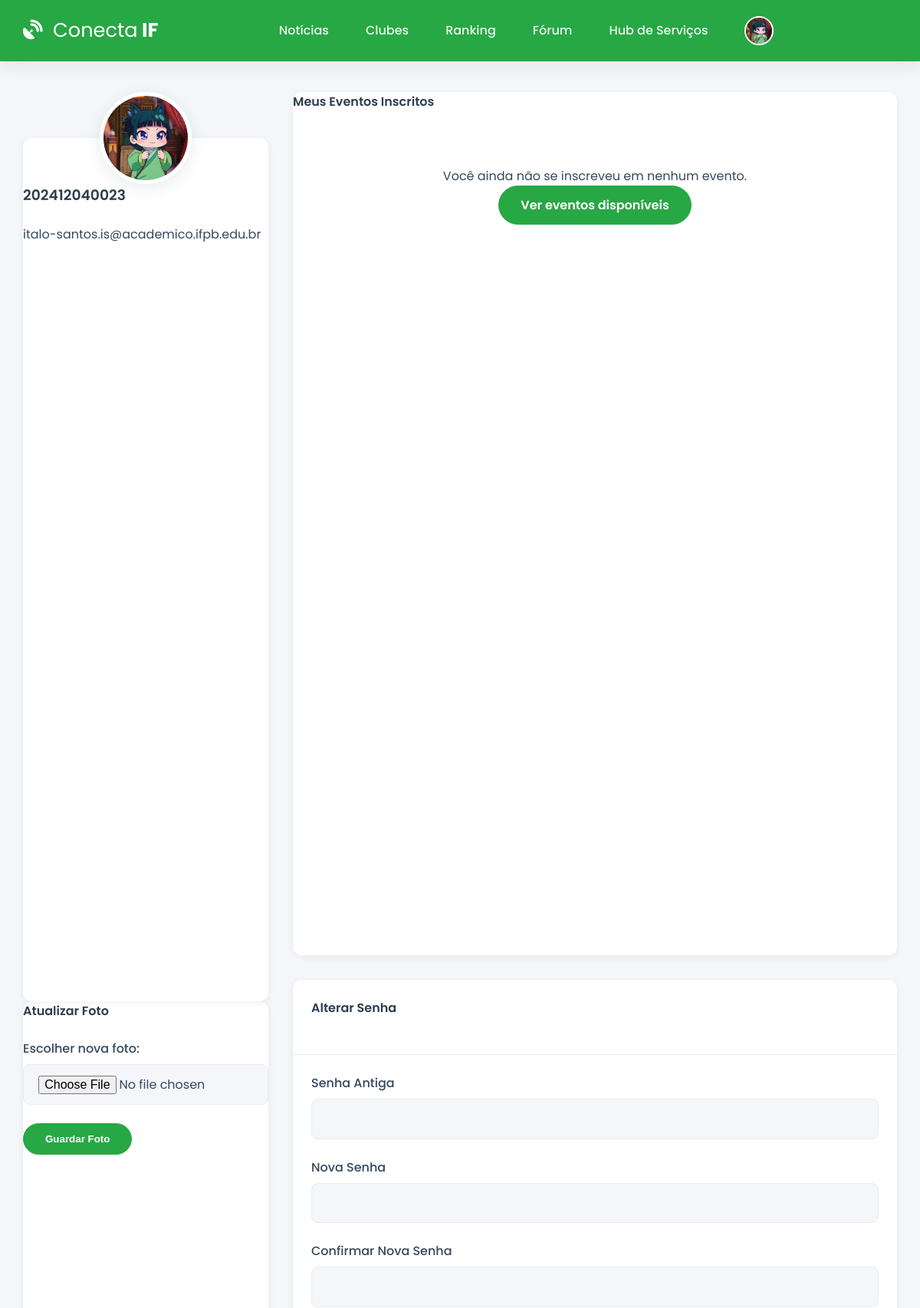
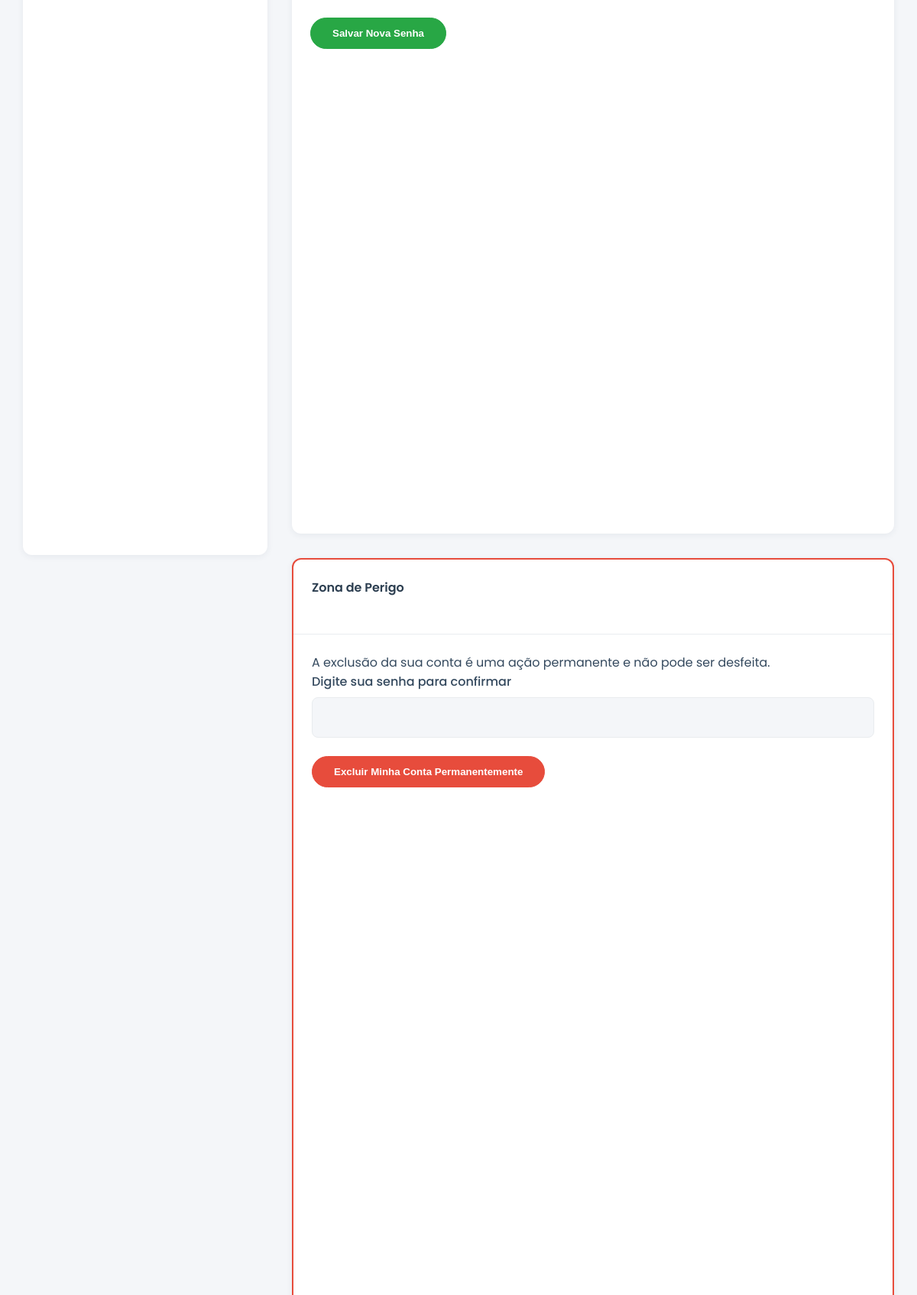
Page /account (signed in, upper part) on the committed database (2 pictures, top to bottom).
### app.py (models this page shows, shortened)
class User(db.Model):
    id = db.Column(db.Integer, primary_key=True)
    email = db.Column(db.String(120), unique=True, nullable=False)
    username = db.Column(db.String(12), unique=True, nullable=False)
    password_hash = db.Column(db.String(256), nullable=False)
    image_file = db.Column(db.String(100), nullable=False, default='default.jpg')
    eventos_inscritos = db.relationship('Evento', secondary=inscricao_evento_tabela, back_populates='alunos_inscritos', lazy='dynamic')
    clubes_membro = db.relationship('Clube', secondary=membros_clube_tabela, back_populates='membros', lazy='dynamic')
    topicos_criados = db.relationship('ForumTopico', backref='autor', lazy='dynamic', cascade="all, delete-orphan")
    posts_criados = db.relationship('ForumPost', backref='autor', lazy='dynamic', cascade="all, delete-orphan")

### app.py (the view, shortened to what this page needs)
@app.route('/account', methods=['GET', 'POST'])
@login_required
def account():
    image_file = url_for('static', filename='profile_pics/' + g.user.image_file)
    return render_template('account.html', image_file=image_file, eventos=g.user.eventos_inscritos)

### app.py (called while the page is built)
@app.before_request
def load_logged_in_user():
    user_id = session.get('user_id')
    g.user = User.query.get(user_id) if user_id else None
    if user_id and g.user is None:
        session.clear()

def login_required(f):
    @wraps(f)
    def decorated_function(*args, **kwargs):
        if g.user is None:
            flash('Você precisa fazer login para acessar esta página.', 'warning')
            return redirect(url_for('login'))
        return f(*args, **kwargs)
    return decorated_function

@app.context_processor
def inject_user_and_year():
    return dict(current_user_data=g.user, current_year=datetime.now(timezone.utc).year)

### templates/account.html (shortened to what this page needs)
{% extends 'base.html' %}
{% block content %}
<div class="account-grid">
    <div class="account-sidebar">
        <div class="card text-center">
            <img class="account-img" src="{{ image_file }}" alt="Foto de Perfil">
            <h3>{{ current_user_data.username }}</h3>
            <p class="text-muted">{{ current_user_data.email }}</p>
        </div>
        <div class="card">
            <h4>Atualizar Foto</h4>
            <form method="POST" enctype="multipart/form-data">
                <div class="form-group">
                    <label for="picture">Escolher nova foto:</label>
                    <input type="file" name="picture" class="form-input" id="picture">
                </div>
                <button type="submit" class="btn">Guardar Foto</button>
            </form>
        </div>
    </div>
    <div class="account-main">
        <div class="card">
            <h4>Meus Eventos Inscritos</h4>
            {% if eventos and eventos.count() > 0 %}
                <ul class="course-list">
                    {% for evento in eventos %}
                        <li class="list-item">
                            <span>{{ evento.titulo }}</span>
                            <a href="{{ url_for('detalhe_evento', evento_id=evento.id) }}" class="btn btn-secondary">Ver</a>
                        </li>
                    {% endfor %}
                </ul>
            {% else %}
                <div class="empty-state">
                    <p>Você ainda não se inscreveu em nenhum evento.</p>
                    <a href="{{ url_for('eventos') }}" class="btn">Ver eventos disponíveis</a>
                </div>
            {% endif %}
        </div>
        <div class="card" style="margin-top: 2rem;">
            <div class="card-header"><h4>Alterar Senha</h4></div>
            <div class="card-body">
                <form action="{{ url_for('change_password') }}" method="POST">
                    <div class="form-group">
                        <label for="old_password">Senha Antiga</label>
                        <input type="password" name="old_password" id="old_password" class="form-input" required>
                    </div>
                    <div class="form-group">
                        <label for="new_password">Nova Senha</label>
                        <input type="password" name="new_password" id="new_password" class="form-input" required>
                    </div>
                    <div class="form-group">
                        <label for="confirm_password">Confirmar Nova Senha</label>
                        <input type="password" name="confirm_password" id="confirm_password" class="form-input" required>
                    </div>
                    <button type="submit" class="btn">Salvar Nova Senha</button>
                </form>
            </div>
        </div>
        <div class="card" style="margin-top: 2rem; border: 2px solid #e74c3c;">
            <div class="card-header"><h4>Zona de Perigo</h4></div>
            <div class="card-body">
                <p class="text-muted">A exclusão da sua conta é uma ação permanente e não pode ser desfeita.</p>
                <form action="{{ url_for('delete_account') }}" method="POST" onsubmit="return confirm('Tem certeza absoluta que deseja excluir sua conta? Esta ação é irreversível.');">
                     <div class="form-group">
                        <label for="password_delete">Digite sua senha para confirmar</label>
                        <input type="password" name="password" id="password_delete" class="form-input" required>
                    </div>
                    <button type="submit" class="btn btn-danger">Excluir Minha Conta Permanentemente</button>
                </form>
            </div>
        </div>
    </div>
</div>
{% endblock %}

### templates/base.html (shortened to what this page needs)
<!DOCTYPE html>
<html lang="pt-br">
<head>
    <link rel="stylesheet" href="https://cdnjs.cloudflare.com/ajax/libs/font-awesome/6.5.2/css/all.min.css" />
    <link rel="stylesheet" href="{{ url_for('static', filename='css/style.css') }}">
</head>
<body>
    <header class="header">
        <div class="container">
            <nav class="navbar">
                <a class="navbar-brand" href="{{ url_for('noticias') if current_user_data else url_for('login') }}">
                    <i class="fas fa-satellite-dish"></i> <strong>Conecta</strong> IF
                </a>
                <div class="nav-links" id="nav-links">
                    {% if current_user_data %}
                        <a class="nav-item" href="{{ url_for('noticias') }}">Notícias</a>
                        <a class="nav-item" href="{{ url_for('clubes') }}">Clubes</a>
                        <a class="nav-item" href="{{ url_for('ranking') }}">Ranking</a>
                        <a class="nav-item" href="{{ url_for('forum') }}">Fórum</a>
                        <a class="nav-item" href="{{ url_for('hub_servicos') }}">Hub de Serviços</a>
                        <div class="nav-item user-menu">
                             <a class="user-menu-trigger" href="#">
                                 <img src="{{ url_for('static', filename='profile_pics/' + current_user_data.image_file) }}" class="nav-profile-image">
                                 <span>{{ current_user_data.username }}</span> <i class="fas fa-chevron-down dropdown-icon"></i>
                            </a>
                        </div>
                    {% else %}
                        <a href="{{ url_for('login') }}" class="nav-item">Entrar</a>
                        <a href="{{ url_for('register') }}" class="nav-item btn btn-outline">Registar</a>
                    {% endif %}
                </div>
            </nav>
        </div>
    </header>
    <main class="container">
        {% block content %}{% endblock %}
    </main>
</body>
</html>

### static/css/style.css (style rules this page uses)
:root { --ifpb-green: #28a745; --ifpb-green-dark: #218838; --dark-blue: #2c3e50; --light-gray: #ecf0f1; --medium-gray: #bdc3c7; --text-color: #34495e; --light-text: #7f8c8d; --background-color: #f4f6f9; --surface-color: #ffffff; --border-color: #e9ecef; --font-family-base: 'Poppins', sans-serif; --shadow-sm: 0 2px 8px rgba(44, 62, 80, 0.07); --shadow-md: 0 5px 20px rgba(44, 62, 80, 0.1); --border-radius: 12px; }
* { box-sizing: border-box; margin: 0; padding: 0; }
html { height: 100%; }
body { font-family: var(--font-family-base); background-color: var(--background-color); color: var(--text-color); display: flex; flex-direction: column; min-height: 100%; }
.container { width: 95%; max-width: 1200px; margin: 0 auto; }
main.container { flex-grow: 1; padding-top: 2.5rem; padding-bottom: 2.5rem; }
h1, h2, h3, h4 { font-weight: 600; color: var(--dark-blue); margin-bottom: 1.5rem; }
a { color: var(--ifpb-green); text-decoration: none; transition: color 0.2s; }
.header { background-color: var(--ifpb-green); padding: 0.8rem 0; box-shadow: var(--shadow-md); position: sticky; top: 0; z-index: 1000; }
.navbar { display: flex; justify-content: space-between; align-items: center; }
.navbar-brand { font-weight: 700; font-size: 1.6rem; color: var(--surface-color); }
.navbar-brand i { margin-right: 0.5rem; }
.navbar-brand strong { font-weight: 400; }
.nav-links { display: flex; align-items: center; gap: 1rem; }
.nav-item { color: rgba(255, 255, 255, 0.9); font-weight: 500; padding: 0.5rem 1rem; border-radius: var(--border-radius); transition: background-color 0.2s; }
.nav-profile-image { width: 38px; height: 38px; border-radius: 50%; margin-right: 10px; object-fit: cover; border: 2px solid var(--surface-color); }
.user-menu { position: relative; }
.user-menu-trigger { display: flex; align-items: center; cursor: pointer; }
.user-menu-trigger .dropdown-icon { font-size: 0.8em; margin-left: 0.5rem; transition: transform 0.2s; }
.card { background-color: var(--surface-color); border-radius: var(--border-radius); box-shadow: var(--shadow-sm); transition: all 0.3s ease-in-out; display: flex; flex-direction: column; height: 100%; }
.card .card-header { padding: 1.5rem; border-bottom: 1px solid var(--border-color); display: flex; justify-content: space-between; align-items: center; }
.card .card-body { padding: 1.5rem; flex-grow: 1; }
.btn { background-color: var(--ifpb-green); border: 1px solid var(--ifpb-green); color: #fff; font-weight: 600; padding: 0.75rem 1.75rem; border-radius: 50px; transition: all 0.3s ease; cursor: pointer; text-align: center; display: inline-flex; align-items: center; gap: 0.5rem; justify-content: center; }
.btn.btn-danger { background-color: #e74c3c; border-color: #e74c3c; }
.form-group { margin-bottom: 1.5rem; text-align: left; }
.form-label, label { display: block; margin-bottom: 0.5rem; font-weight: 500; }
.form-input, textarea.form-input { width: 100%; padding: 0.8rem 1.2rem; border-radius: 0.5rem; border: 1px solid var(--border-color); background-color: var(--background-color); transition: all 0.2s; font-size: 1rem; font-family: var(--font-family-base); }
.account-grid { display: grid; grid-template-columns: 1fr; gap: 2rem; }
@media (min-width: 992px) { .account-grid { grid-template-columns: 320px 1fr; } }
.account-sidebar .card.text-center { padding-top: 60px; margin-top: 60px; position: relative; }
.account-img { position: absolute; top: -60px; left: 50%; transform: translateX(-50%); height: 120px; width: 120px; border-radius: 50%; object-fit: cover; border: 5px solid var(--surface-color); box-shadow: var(--shadow-md); z-index: 2; }
.empty-state { text-align: center; padding: 3rem 1rem; }

### rows in the picture
User: image_file (placeholder picture), username "202412040023", email "italo-santos.is@academico.ifpb.edu.br"
